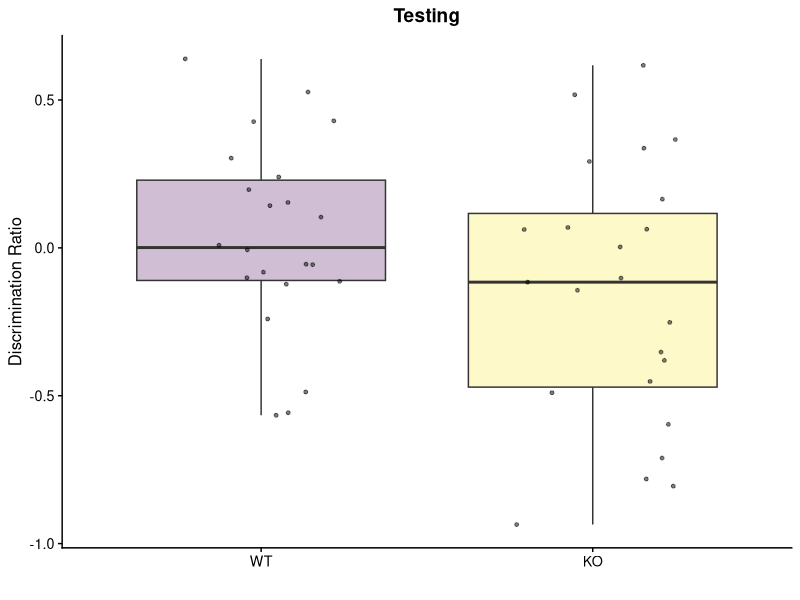
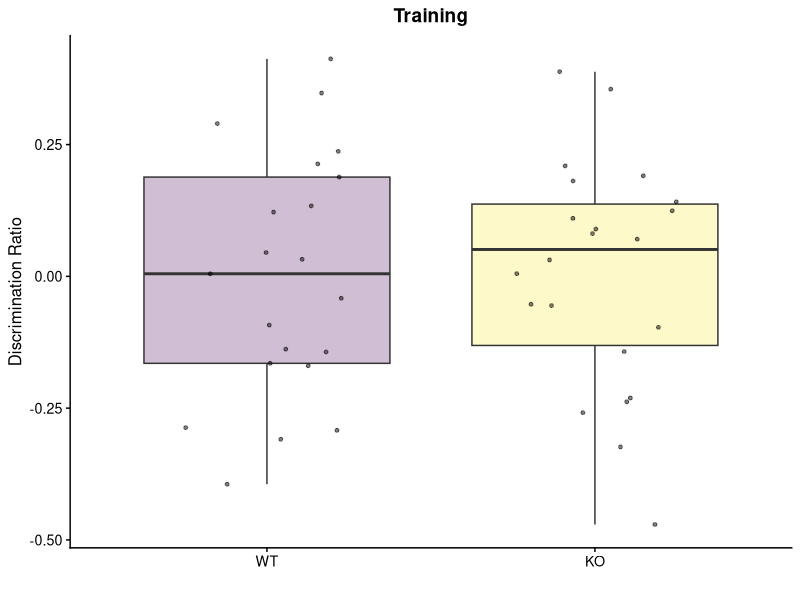
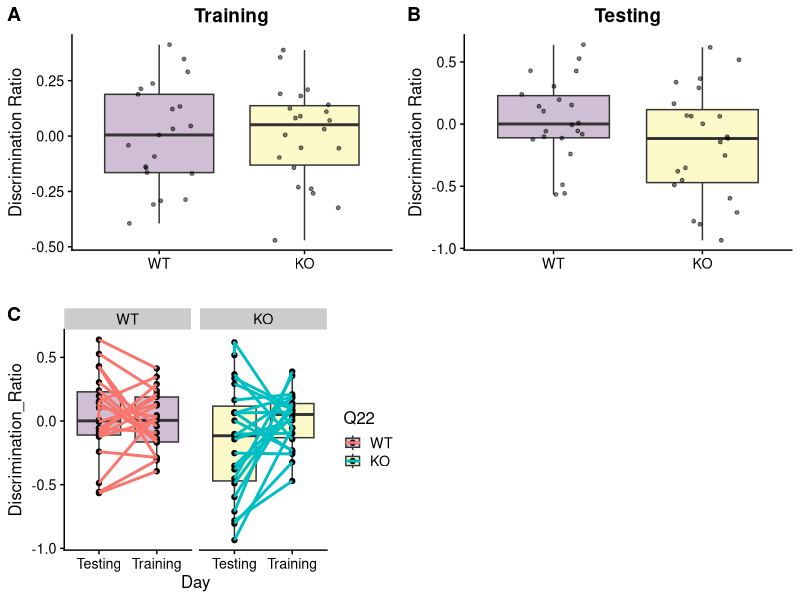
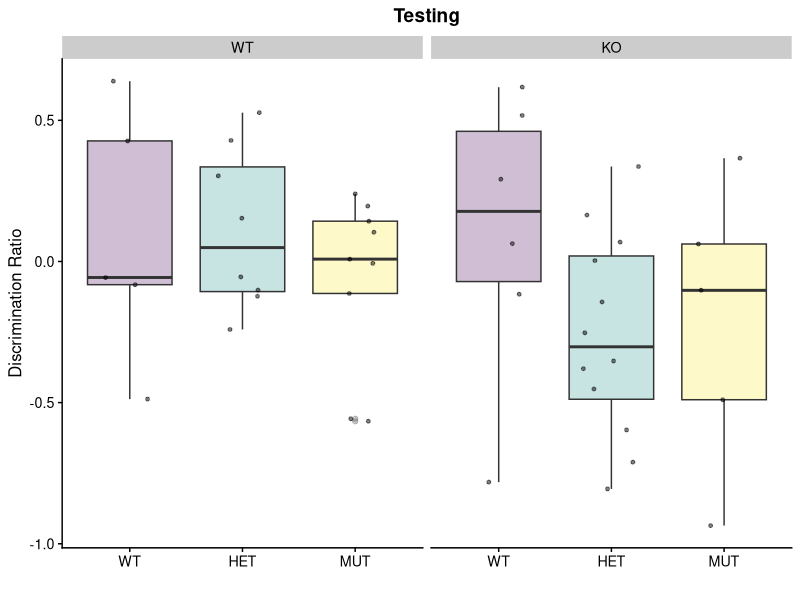
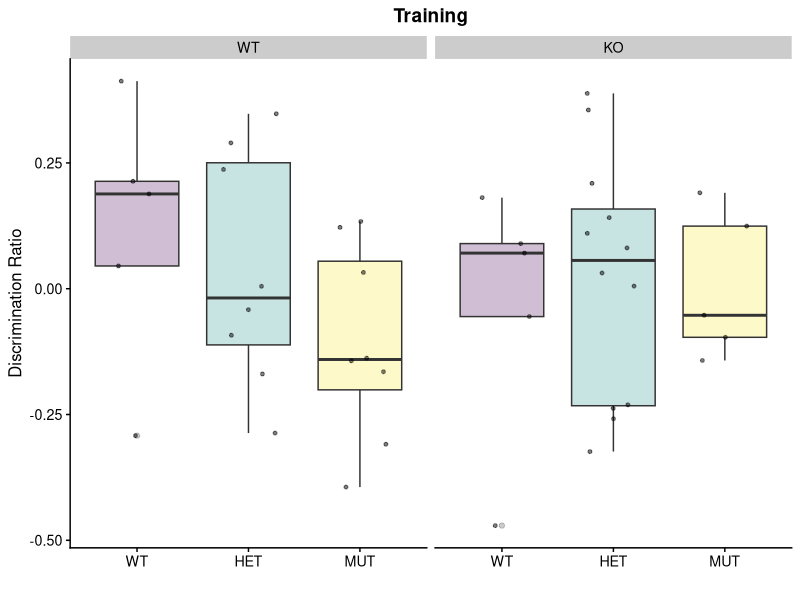
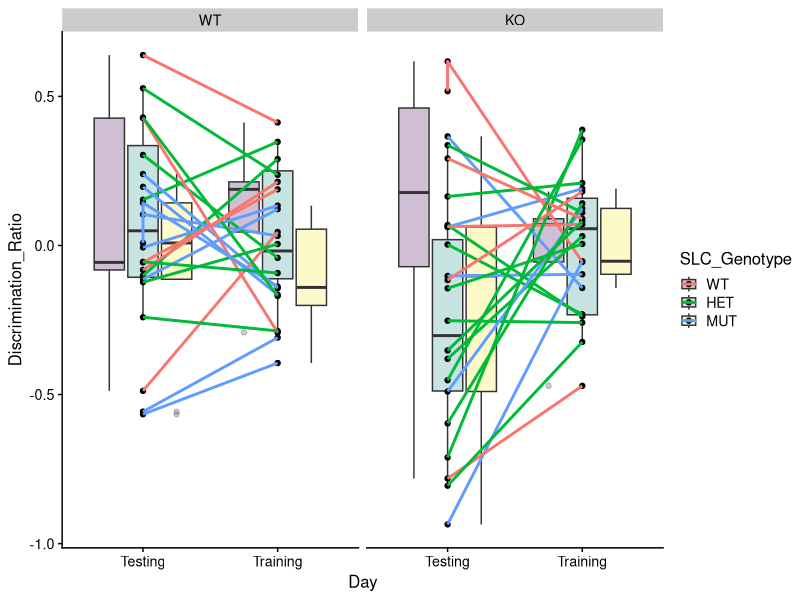
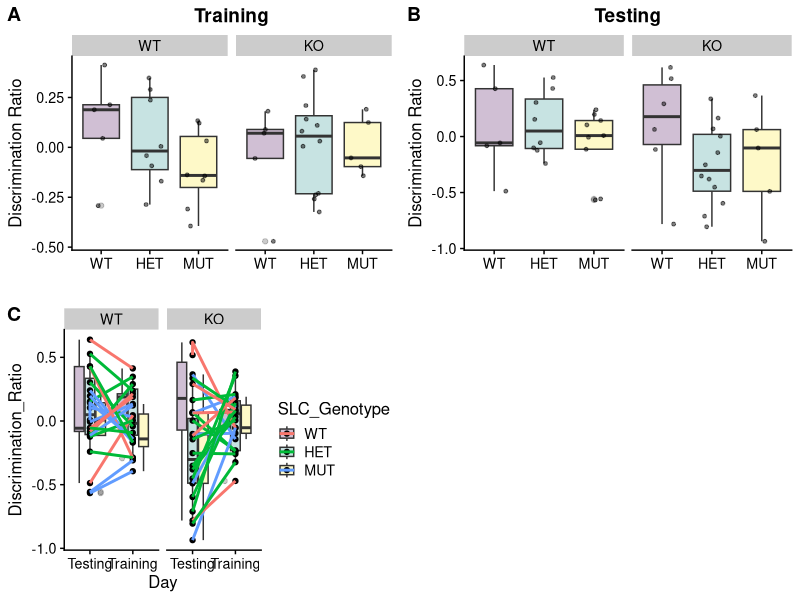
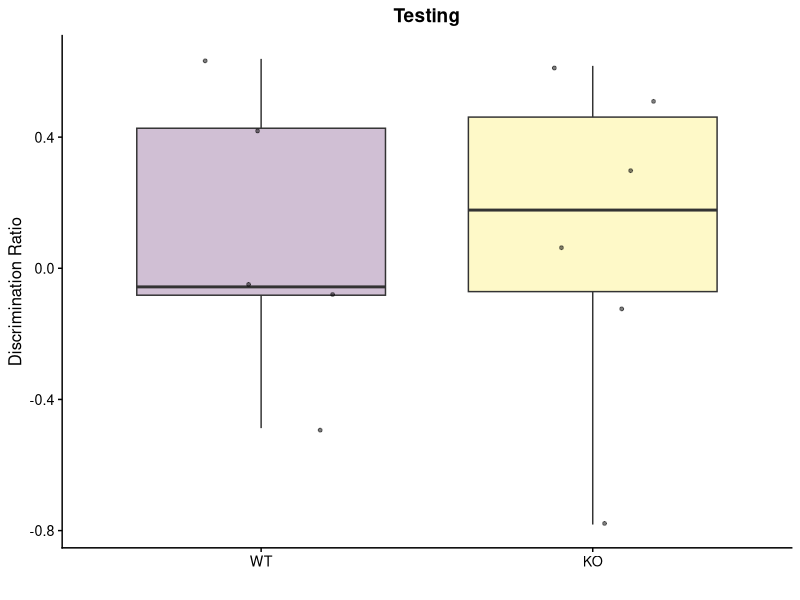

These figures' R source, in order: (Note: this script raises an error after producing the figures.)
library(ggplot2)
library(rlang)
library(cowplot)
library(viridis)
library(tidyr)
library(dplyr)

data<-read.csv("../OLM_Analysis - OLM_analysis.csv", header=TRUE)
data$SLC_Genotype<-data$SLC
data$SLC_Genotype <- factor(data$SLC_Genotype, levels=c("WT", "HET", "MUT"))
data$Q22 <- factor(data$Q22, levels=c("WT","KO"))
generate_boxplots <- function(input_data, X, Y, min,max){
  data<-as.data.frame(input_data)
  
  ggplot(data=data,aes(x={{X}},y={{Y}}, fill={{X}})) + 
    #geom_violin(alpha=0.25,position=position_dodge(width=.75),size=1,color="black",draw_quantiles=c(0.5))+
    geom_boxplot(alpha=0.25)+
    scale_fill_viridis_d()+
    geom_point(size=1,position=position_jitter(width=0.25),alpha=0.5)+
    theme_cowplot(12) +
    #ylim(min,max)+ 
    #facet_grid(~Sex)+    
    theme(legend.position = "none")
  
}

## Open Field on full dataset --
data_testing <- data %>% filter(Day=="Testing")
olm <-generate_boxplots(data_testing, Q22, Discrimination_Ratio,-30,85) +
  ggtitle("Testing")+
  theme(plot.title = element_text(hjust = 0.5)) +
  labs(x="", y="Discrimination Ratio")
olm

data_training <- data %>% filter(Day=="Training")
olm_training <-generate_boxplots(data_training, Q22, Discrimination_Ratio,-30,85) +
  ggtitle("Training")+
  theme(plot.title = element_text(hjust = 0.5)) +
  labs(x="", y="Discrimination Ratio")
olm_training

olm_long <- ggplot(data=data,aes(x=Day,y=Discrimination_Ratio, fill=Q22))+ 
  scale_fill_viridis_d() +
  geom_boxplot(alpha=0.25)+
  geom_point(aes(group = Animal)) + 
  geom_line(aes(group = Animal,color=Q22),size=1)+
  theme_cowplot(12)+
  facet_wrap(~Q22)

plot_grid(olm_training,olm,
          olm_long, labels=c("A","B","C"),
          ncol=2, nrow = 2,
          rel_widths = as.numeric(0.5,0.5,1)) 

## Open Field on full dataset by SLC Genotype--
data_testing <- data %>% filter(Day=="Testing")
olm <-generate_boxplots(data_testing, SLC_Genotype, Discrimination_Ratio,-30,85) +
  ggtitle("Testing")+
  theme(plot.title = element_text(hjust = 0.5)) +
  labs(x="", y="Discrimination Ratio")+
  facet_wrap(~Q22)
olm

data_training <- data %>% filter(Day=="Training")
olm_training <-generate_boxplots(data_training, SLC_Genotype, Discrimination_Ratio,-30,85) +
  ggtitle("Training")+
  theme(plot.title = element_text(hjust = 0.5)) +
  labs(x="", y="Discrimination Ratio")+
  facet_wrap(~Q22)
olm_training

olm_long <- ggplot(data=data,aes(x=Day,y=Discrimination_Ratio, fill=SLC_Genotype))+ 
  scale_fill_viridis_d() +
  geom_boxplot(alpha=0.25)+
  geom_point(aes(group = Animal)) + 
  geom_line(aes(group = Animal,color=SLC_Genotype),size=1)+
  theme_cowplot(12)+
  facet_wrap(~Q22)
olm_long

plot_grid(olm_training,olm,
          olm_long, labels=c("A","B","C"),
          ncol=2, nrow = 2,
          rel_widths = as.numeric(0.5,0.5,1)) 


## Startle PPI on only SLC WT mice
data_slcwt <- data %>% filter(SLC_Genotype=="WT")
data_testing_slcwt <- data_slcwt %>% filter(Day=="Testing")
olm_slcwt <-generate_boxplots(data_testing_slcwt, Q22, Discrimination_Ratio,-30,85) +
  ggtitle("Testing")+
  theme(plot.title = element_text(hjust = 0.5)) +
  labs(x="", y="Discrimination Ratio")
olm_slcwt

data_training_slcwt <- data_slcwt %>% filter(Day=="Training")
olm_slcwt_training <-generate_boxplots(data_training_slcwt, Q22, Discrimination_Ratio,-30,85) +
  ggtitle("Training")+
  theme(plot.title = element_text(hjust = 0.5)) +
  labs(x="", y="Discrimination Ratio")
olm_slcwt_training

olm_long_slcwt <- ggplot(data=data_slcwt,aes(x=Day,y=Discrimination_Ratio, fill=Q22))+ 
  scale_fill_viridis_d() +
  geom_boxplot(alpha=0.25)+
  geom_point(aes(group = Animal)) + 
  geom_line(aes(group = Animal,color=Q22),size=1)+
  theme_cowplot(12)+
  facet_wrap(~Q22)

plot_grid(olm_slcwt_training,olm_slcwt,
          olm_long_slcwt, labels=c("A","B","C"),
          ncol=2, nrow = 2,
          rel_widths = as.numeric(0.5,0.5,1)) 

## Stratified by SLC Genotype --
b<-generate_boxplots(data, SLC_Genotype, Total_Time,0,51)+
  facet_wrap(~Q22)
b

# Stratified by SLC Genotype and Sex 
e<-generate_boxplots(data, SLC_Genotype, Total_Time,0,51)+
  facet_wrap(Sex~ASO_Tg)
e

## Parametric Stats for SLC WT only --
lm1 <- lm(Distance ~ Sex+ Q22, data = data_slcwt)
summary(lm1)

wilcox.test(Distance~Q22,data_slcwt )

lm1 <- lm(Center_Time~ Sex+ Q22, data = data_slcwt)
summary(lm1)

wilcox.test(Center_Time~Q22,data_slcwt )



# Save outputs -
sink("Buried_Food_Pellet_Stats.md")
cat("\n\nSummary for all data:\n")
print(summary(lm1))
cat("\n\nSummary for interaction:\n")
print(summary(interact))
cat("\n\nSummary for Tg Neg:\n")
print(summary(lm3))
cat("\n\nSummary for Tg Pos:\n")
print(summary(lm2))
cat("\n\nSummary for Females Tg Neg:\n")
print(summary(lm4))
cat("\n\nSummary for Females Tg Pos:\n")
print(summary(lm5))
cat("\n\nSummary for Males Tg Neg:\n")
print(summary(lm6))
cat("\n\nSummary for Males Tg Pos:\n")
print(summary(lm7))
sink()
